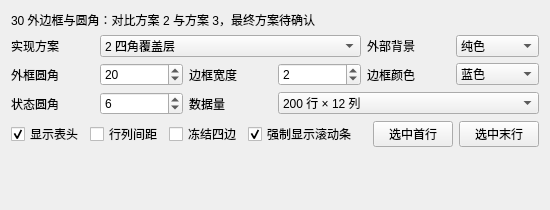
<?xml version="1.0" encoding="UTF-8"?>
<ui version="4.0">
 <class>BorderExample</class>
 <widget class="QWidget" name="BorderExample">
  <layout class="QVBoxLayout" name="pageLayout">
   <item><widget class="QLabel" name="titleLabel">
    <property name="text"><string>30 外边框与圆角：对比方案 2 与方案 3，最终方案待确认</string></property>
    <property name="wordWrap"><bool>true</bool></property>
   </widget></item>
   <item><layout class="QGridLayout" name="controlsLayout">
    <item row="0" column="0"><widget class="QLabel" name="schemeLabel"><property name="text"><string>实现方案</string></property><property name="buddy"><cstring>schemeCombo</cstring></property></widget></item>
    <item row="0" column="1" colspan="3"><widget class="QComboBox" name="schemeCombo">
     <item><property name="text"><string>2 四角覆盖层</string></property></item>
     <item><property name="text"><string>3 整体 Alpha 合成</string></property></item>
    </widget></item>
    <item row="0" column="4"><widget class="QLabel" name="backgroundLabel"><property name="text"><string>外部背景</string></property><property name="buddy"><cstring>backgroundCombo</cstring></property></widget></item>
    <item row="0" column="5"><widget class="QComboBox" name="backgroundCombo">
     <item><property name="text"><string>纯色</string></property></item>
     <item><property name="text"><string>渐变</string></property></item>
     <item><property name="text"><string>棋盘格</string></property></item>
    </widget></item>
    <item row="1" column="0"><widget class="QLabel" name="radiusLabel"><property name="text"><string>外框圆角</string></property><property name="buddy"><cstring>radiusSpin</cstring></property></widget></item>
    <item row="1" column="1"><widget class="QSpinBox" name="radiusSpin"><property name="maximum"><number>40</number></property><property name="value"><number>20</number></property></widget></item>
    <item row="1" column="2"><widget class="QLabel" name="widthLabel"><property name="text"><string>边框宽度</string></property><property name="buddy"><cstring>widthSpin</cstring></property></widget></item>
    <item row="1" column="3"><widget class="QSpinBox" name="widthSpin"><property name="maximum"><number>8</number></property><property name="value"><number>2</number></property></widget></item>
    <item row="1" column="4"><widget class="QLabel" name="colorLabel"><property name="text"><string>边框颜色</string></property><property name="buddy"><cstring>colorCombo</cstring></property></widget></item>
    <item row="1" column="5"><widget class="QComboBox" name="colorCombo">
     <item><property name="text"><string>蓝色</string></property></item>
     <item><property name="text"><string>深灰</string></property></item>
     <item><property name="text"><string>粉色</string></property></item>
    </widget></item>
    <item row="2" column="0"><widget class="QLabel" name="stateLabel"><property name="text"><string>状态圆角</string></property><property name="buddy"><cstring>stateRadiusSpin</cstring></property></widget></item>
    <item row="2" column="1"><widget class="QSpinBox" name="stateRadiusSpin"><property name="maximum"><number>20</number></property><property name="value"><number>6</number></property></widget></item>
    <item row="2" column="2"><widget class="QLabel" name="dataLabel"><property name="text"><string>数据量</string></property><property name="buddy"><cstring>dataCombo</cstring></property></widget></item>
    <item row="2" column="3" colspan="3"><widget class="QComboBox" name="dataCombo">
     <item><property name="text"><string>200 行 × 12 列</string></property></item>
     <item><property name="text"><string>3 行 × 3 列</string></property></item>
    </widget></item>
   </layout></item>
   <item><layout class="QHBoxLayout" name="togglesLayout">
    <item><widget class="QCheckBox" name="headersCheck"><property name="text"><string>显示表头</string></property><property name="checked"><bool>true</bool></property></widget></item>
    <item><widget class="QCheckBox" name="gapsCheck"><property name="text"><string>行列间距</string></property></widget></item>
    <item><widget class="QCheckBox" name="frozenCheck"><property name="text"><string>冻结四边</string></property></widget></item>
    <item><widget class="QCheckBox" name="scrollBarsCheck"><property name="text"><string>强制显示滚动条</string></property><property name="checked"><bool>true</bool></property></widget></item>
    <item><spacer name="toggleSpacer"><property name="orientation"><enum>Qt::Horizontal</enum></property><property name="sizeHint" stdset="0"><size><width>10</width><height>1</height></size></property></spacer></item>
    <item><widget class="QPushButton" name="firstButton"><property name="text"><string>选中首行</string></property></widget></item>
    <item><widget class="QPushButton" name="lastButton"><property name="text"><string>选中末行</string></property></widget></item>
   </layout></item>
   <item><widget class="QLabel" name="hintLabel"><property name="wordWrap"><bool>true</bool></property><property name="minimumSize"><size><width>0</width><height>40</height></size></property><property name="text"><string/></property></widget></item>
   <item><widget class="QWidget" name="previewHost" native="true"><layout class="QVBoxLayout" name="previewLayout"><property name="leftMargin"><number>0</number></property><property name="topMargin"><number>0</number></property><property name="rightMargin"><number>0</number></property><property name="bottomMargin"><number>0</number></property></layout></widget></item>
  </layout>
 </widget>
 <resources/>
 <connections/>
</ui>
